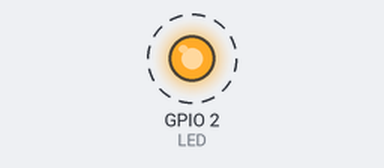
A program run on a simulated ESP32. Shown: output pins drawn as LEDs (lit = HIGH). Dashed ring = blinking. WiFi joins after 1.5 s; servers stay silent unless stated; what the program prints to the serial monitor is not drawn.

Above: at 0.2 s.
Timing chart, 0 to 3.0 s (numbered marks = the images above):
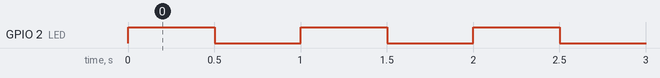

Measured:
- by itself, GPIO 2 (LED): alternates HIGH for 0.50 s and LOW for 0.50 s

The program:

main.cpp
```cpp
#include <Arduino.h>
#include<myWifi.h>
#include <WiFiClientSecure.h>
#include<HTTPClient.h>
#include<HTTPUpdate.h>
#include <ArduinoJson.h>

#define LED 2

myWifi wifi("mohamadkh","809236ML7368S");
HTTPClient http;
WiFiClientSecure client;
unsigned long   lastTime=0;
//String serverName = "https://holidayapi.ir/gregorian/{1394}}/{10}/{10}";
//String serverName = "https://timeapi.io/api/time/current/zone?timeZone=Europe%2FAmsterdam";
// String serverName = "https://petstore.swagger.io/pet/{0}";

void setup() {

Serial.begin(9600);
wifi.wifiSetup();
wifi.runWifi();
client.setInsecure();
pinMode(LED,OUTPUT);
lastTime=millis();
}

void loop() {
/*  StaticJsonDocument<120> doc;
  doc["id"] = 1;
  JsonObject category = doc.createNestedObject("category");
  category["id"] = 100;
  category["name"] = "Pets";
  doc["name"] = "Buddy";

  JsonArray photoUrls = doc.createNestedArray("photoUrls");
  photoUrls.add("https://example.com/photos/buddy1.jpg");
  photoUrls.add("https://example.com/photos/buddy2.jpg");
  JsonArray tags = doc.createNestedArray("tags");
  JsonObject tag1 = tags.createNestedObject();
  tag1["id"] = 10;
  tag1["name"] = "cute";

  JsonObject tag2 = tags.createNestedObject();
  tag2["id"] = 11;
  tag2["name"] = "friendly";
  doc["status"] = "available";

  if(millis() - lastTime > 10000){
    lastTime=millis();
    if (WiFi.status() == WL_CONNECTED) {
      wifi.getInfo();
      http.begin(client, serverName);
      http.POST(serializeJson(doc, client));
      int httpResponseCode = http.GET();
      Serial.print("HTTP Response code: ");
      Serial.println(httpResponseCode);

      if (httpResponseCode > 0) {
       String sendString= "{\"id\": 10,\"category\": {\"id\": 101,\"name\": \"dog\"},\"name\": \"doggie\",\"photoUrls\": [\"string\"],\"tags\": [{\"id\": 0,\"name\": \"string\"}],\"status\": \"available\"}";


        http.POST(sendString);
        String payload = http.getString();
        Serial.println("Payload:");
        Serial.println(payload);

      } else {
        Serial.print("Error: ");
        Serial.println(http.errorToString(httpResponseCode));
      }

      http.end();
    } else {
      Serial.println("WiFi Disconnected");
    }
  } */
  digitalWrite(LED, HIGH);
  delay(500);
  digitalWrite(LED, LOW);
  delay(500);


}
```
